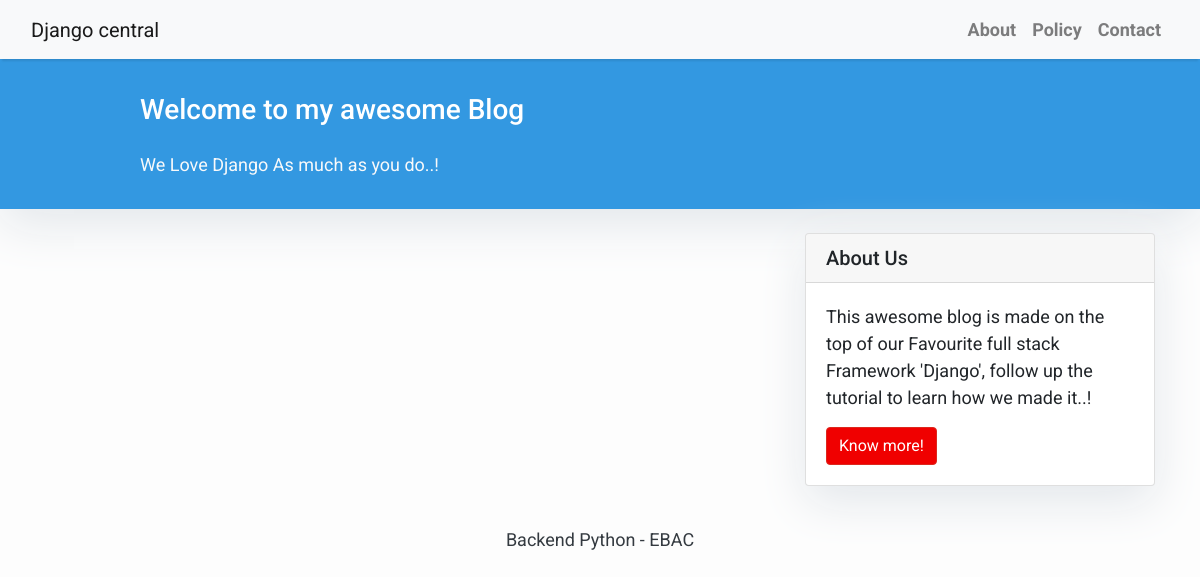
Page /home/ on the earlier database version.
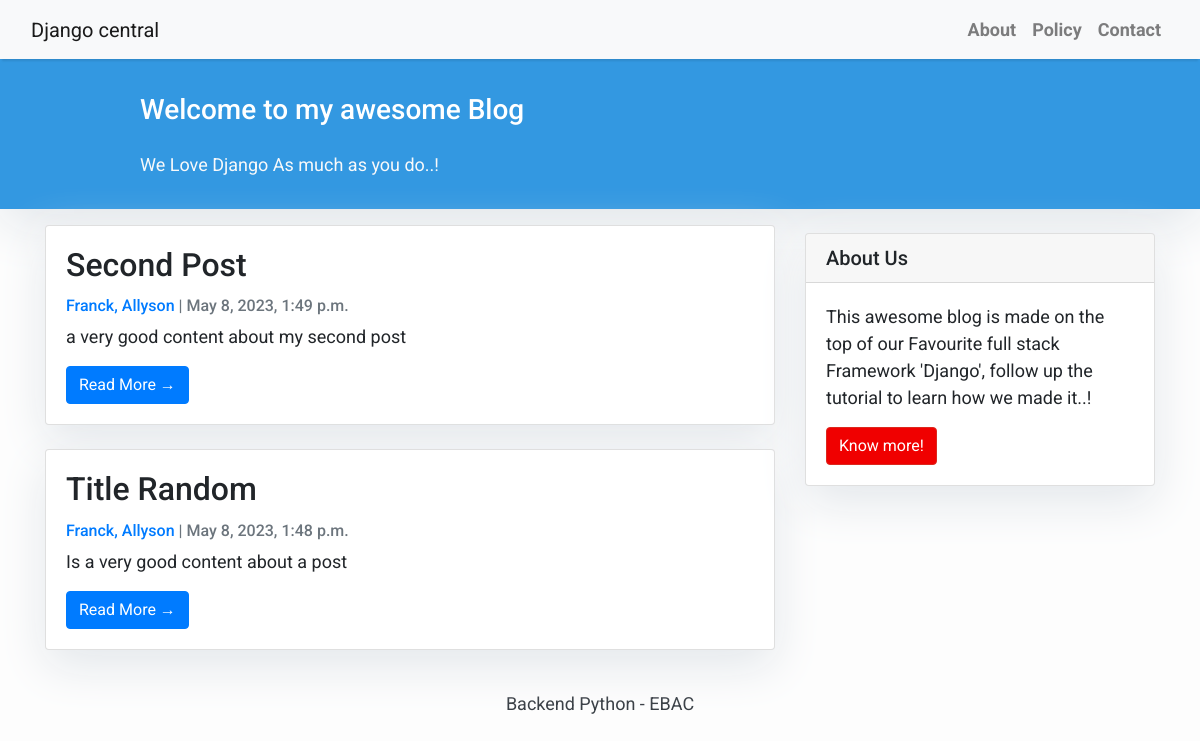
Same page on the later database version.
### blog/models/post.py (models this page shows, shortened)
class Post(models.Model):
    title = models.CharField(max_length=200, unique=False)
    slug = models.SlugField(max_length=200, unique=True)
    author = models.ForeignKey(Author, on_delete=models.CASCADE, related_name="blog_posts")
    updated_on = models.DateTimeField(auto_now=True)
    content = models.TextField()
    created_on = models.DateTimeField(auto_now_add=True)
    status = models.IntegerField(choices=STATUS, default=0)
    category = models.ForeignKey(Category, on_delete=models.SET_DEFAULT, default=None, null=True)
    class Meta:
        ordering = ['-created_on']

### blog/models/author.py (models this page shows)
class Author(models.Model):
    user = models.OneToOneField(User, on_delete=models.CASCADE)
    bio = models.TextField()
    photo = models.ImageField(upload_to='authors/', blank=True, null=True)
    def __str__(self):
        return f"{self.user.first_name}, {self.user.last_name}"

### blog/views/post_view.py (the view)
# urls.py: path('', views.PostView.as_view(), name='home'),
class PostView(generic.ListView):
    queryset = Post.objects.filter(status=1).order_by('-created_on')
    template_name = "index.html"

### templates/index.html (shortened to what this page needs)
{% extends "base.html" %}
{% block content %}
<header class="masthead">
    <div class="container">
        <div class="row">
            <div class=" col-md-8 col-md-10 mx-auto">
                <div class="site-heading">
                    <h3 class=" site-heading my-4 mt-3 text-white"> Welcome to my awesome Blog </h3>
                    <p class="text-light">We Love Django As much as you do..! &nbsp
                    </p>
                </div>
            </div>
        </div>
    </div>
</header>
<div class="container">
    <div class="row">
        <div class="col-md-8 mt-3 left">
            {% for post in post_list %}
            <div class="card mb-4">
                <div class="card-body">
                    <h2 class="card-title">{{ post.title }}</h2>
                    <p class="card-text text-muted h6"><a href="{% url 'author_detail' post.author.pk %}">{{ post.author }} </a> | {{ post.created_on}} </p>
                    <p class="card-text">{{post.content|slice:":200" }}</p>
                    <a href="{% url 'post_detail' post.slug  %}" class="btn btn-primary">Read More &rarr;</a>
                </div>
            </div>
            {% endfor %}
        </div>
        {% block sidebar %} {% include 'sidebar.html' %} {% endblock sidebar %}
    </div>
</div>
{% endblock %}

### templates/base.html (shortened to what this page needs)
<!DOCTYPE html>
<html>
    <head>
        <link rel="stylesheet" href="https://maxcdn.bootstrapcdn.com/bootstrap/4.0.0/css/bootstrap.min.css"
 />
    </head>
    <body>
        <nav class="navbar navbar-expand-lg navbar-light bg-light shadow" id="mainNav">
            <div class="container-fluid">
                <a class="navbar-brand" href="{% url 'home' %}">Django central</a>
                <div class="collapse navbar-collapse" id="navbarResponsive">
                    <ul class="navbar-nav ml-auto">
                        <li class="nav-item text-black">
                            <a class="nav-link text-black font-weight-bold" href="#">About</a>
                        </li>
                        <li class="nav-item text-black">
                            <a class="nav-link text-black font-weight-bold" href="#">Policy</a>
                        </li>
                        <li class="nav-item text-black">
                            <a class="nav-link text-black font-weight-bold" href="#">Contact</a>
                        </li>
                    </ul>
                </div>
            </div>
        </nav>
        {% block content %}{% endblock content %}
        <footer class="py-3 bg-grey">
            <p class="m-0 text-dark text-center ">Backend Python - EBAC</p>
        </footer>
    </body>
</html>

### templates/sidebar.html
{% block sidebar %}
<div class="col-md-4 float-right ">
    <div class="card my-4">
        <h5 class="card-header">About Us</h5>
        <div class="card-body">
            <p class="card-text"> This awesome blog is made on the top of our Favourite full stack Framework 'Django',
                follow up the tutorial to learn how we made it..!</p>
            <a href="#" class="btn btn-danger">Know more!</a>
        </div>
    </div>
</div>
{% endblock sidebar %}

### templates/base.html (style rules this page uses)
body { font-family: "Roboto", sans-serif; font-size: 17px; background-color: #fdfdfd; }
.shadow { box-shadow: 0 4px 2px -2px rgba(0, 0, 0, 0.1); }
.btn-danger { color: #fff; background-color: #f00000; border-color: #dc281e; }
.masthead { background: #3398E1; height: auto; padding-bottom: 15px; box-shadow: 0 16px 48px #E3E7EB; padding-top: 10px; }

### templates/index.html (style rules this page uses)
body { font-family: "Roboto", sans-serif; font-size: 18px; background-color: #fdfdfd; }
.card { box-shadow: 0 16px 48px #E3E7EB; }

Differences in the rows shown:
added Post: title "Second Post", author "Franck, Allyson", created_on "May 8, 2023, 1:49 p.m.", content "a very good content about my second post"
added Post: title "Title Random", author "Franck, Allyson", created_on "May 8, 2023, 1:48 p.m.", content "Is a very good content about a post"
